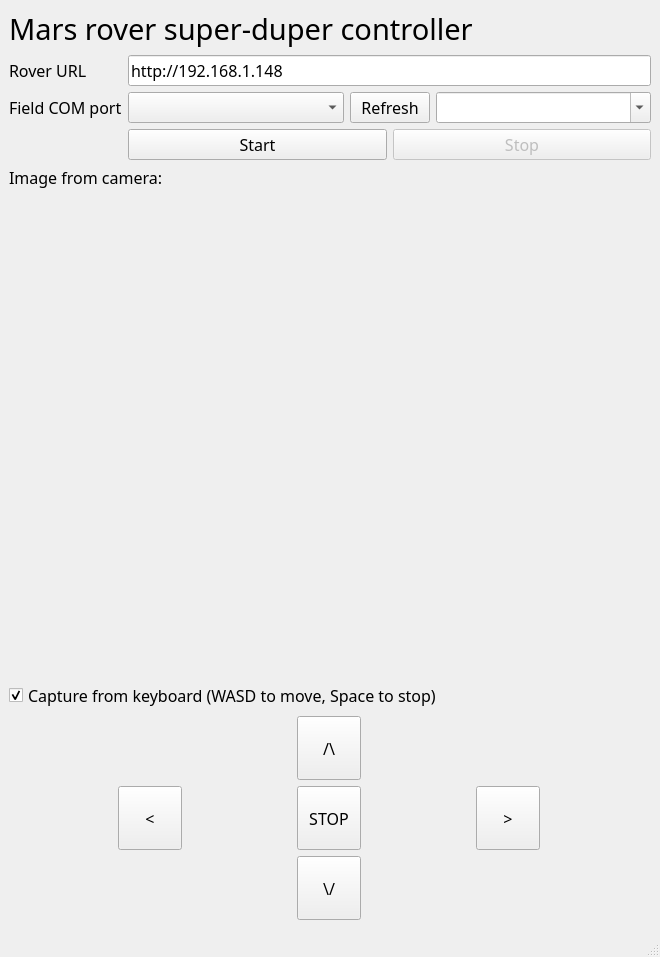
<?xml version="1.0" encoding="UTF-8"?>
<ui version="4.0">
 <class>MainWindow</class>
 <widget class="QMainWindow" name="MainWindow">
  <property name="geometry">
   <rect>
    <x>0</x>
    <y>0</y>
    <width>660</width>
    <height>956</height>
   </rect>
  </property>
  <property name="font">
   <font>
    <family>Calibri Light</family>
    <pointsize>12</pointsize>
   </font>
  </property>
  <property name="windowTitle">
   <string>Mars rover super-duper controller</string>
  </property>
  <widget class="QWidget" name="centralwidget">
   <layout class="QVBoxLayout" name="verticalLayout_2">
    <item>
     <widget class="QLabel" name="label">
      <property name="font">
       <font>
        <pointsize>22</pointsize>
       </font>
      </property>
      <property name="text">
       <string>Mars rover super-duper controller</string>
      </property>
     </widget>
    </item>
    <item>
     <layout class="QGridLayout" name="gridLayout">
      <item row="0" column="0">
       <widget class="QLabel" name="label_2">
        <property name="text">
         <string>Rover URL</string>
        </property>
       </widget>
      </item>
      <item row="0" column="1">
       <widget class="QLineEdit" name="line_ip">
        <property name="text">
         <string>http://192.168.1.148</string>
        </property>
       </widget>
      </item>
      <item row="1" column="0">
       <widget class="QLabel" name="label_3">
        <property name="text">
         <string>Field COM port</string>
        </property>
       </widget>
      </item>
      <item row="1" column="1">
       <layout class="QHBoxLayout" name="horizontalLayout">
        <item>
         <widget class="QComboBox" name="combo_field_port"/>
        </item>
        <item>
         <widget class="QPushButton" name="btn_refresh_ports">
          <property name="sizePolicy">
           <sizepolicy hsizetype="Fixed" vsizetype="Fixed">
            <horstretch>0</horstretch>
            <verstretch>0</verstretch>
           </sizepolicy>
          </property>
          <property name="text">
           <string>Refresh</string>
          </property>
         </widget>
        </item>
        <item>
         <widget class="QComboBox" name="combo_field_baud">
          <property name="editable">
           <bool>true</bool>
          </property>
         </widget>
        </item>
       </layout>
      </item>
      <item row="2" column="1">
       <layout class="QHBoxLayout" name="horizontalLayout_2">
        <item>
         <widget class="QPushButton" name="btn_start">
          <property name="text">
           <string>Start</string>
          </property>
         </widget>
        </item>
        <item>
         <widget class="QPushButton" name="btn_stop">
          <property name="enabled">
           <bool>false</bool>
          </property>
          <property name="text">
           <string>Stop</string>
          </property>
         </widget>
        </item>
       </layout>
      </item>
     </layout>
    </item>
    <item>
     <layout class="QVBoxLayout" name="verticalLayout">
      <item>
       <widget class="QLabel" name="label_7">
        <property name="text">
         <string>Image from camera:</string>
        </property>
       </widget>
      </item>
      <item>
       <widget class="QLabel" name="rover_image">
        <property name="minimumSize">
         <size>
          <width>640</width>
          <height>480</height>
         </size>
        </property>
        <property name="maximumSize">
         <size>
          <width>640</width>
          <height>480</height>
         </size>
        </property>
        <property name="text">
         <string/>
        </property>
       </widget>
      </item>
     </layout>
    </item>
    <item>
     <widget class="QCheckBox" name="checkbox_keyboard">
      <property name="text">
       <string>Capture from keyboard (WASD to move, Space to stop)</string>
      </property>
      <property name="checked">
       <bool>true</bool>
      </property>
     </widget>
    </item>
    <item>
     <layout class="QGridLayout" name="gridLayout_2">
      <item row="0" column="1">
       <widget class="QPushButton" name="btn_move_forward">
        <property name="minimumSize">
         <size>
          <width>64</width>
          <height>64</height>
         </size>
        </property>
        <property name="maximumSize">
         <size>
          <width>64</width>
          <height>64</height>
         </size>
        </property>
        <property name="text">
         <string>/\</string>
        </property>
       </widget>
      </item>
      <item row="2" column="1">
       <widget class="QPushButton" name="btn_move_backward">
        <property name="minimumSize">
         <size>
          <width>64</width>
          <height>64</height>
         </size>
        </property>
        <property name="maximumSize">
         <size>
          <width>64</width>
          <height>64</height>
         </size>
        </property>
        <property name="text">
         <string>\/</string>
        </property>
       </widget>
      </item>
      <item row="1" column="1">
       <widget class="QPushButton" name="btn_move_stop">
        <property name="minimumSize">
         <size>
          <width>64</width>
          <height>64</height>
         </size>
        </property>
        <property name="maximumSize">
         <size>
          <width>64</width>
          <height>64</height>
         </size>
        </property>
        <property name="text">
         <string>STOP</string>
        </property>
       </widget>
      </item>
      <item row="1" column="2">
       <widget class="QPushButton" name="btn_move_right">
        <property name="minimumSize">
         <size>
          <width>64</width>
          <height>64</height>
         </size>
        </property>
        <property name="maximumSize">
         <size>
          <width>64</width>
          <height>64</height>
         </size>
        </property>
        <property name="text">
         <string>&gt;</string>
        </property>
       </widget>
      </item>
      <item row="1" column="0">
       <widget class="QPushButton" name="btn_move_left">
        <property name="minimumSize">
         <size>
          <width>64</width>
          <height>64</height>
         </size>
        </property>
        <property name="maximumSize">
         <size>
          <width>64</width>
          <height>64</height>
         </size>
        </property>
        <property name="text">
         <string>&lt;</string>
        </property>
       </widget>
      </item>
     </layout>
    </item>
   </layout>
  </widget>
  <widget class="QMenuBar" name="menubar">
   <property name="geometry">
    <rect>
     <x>0</x>
     <y>0</y>
     <width>660</width>
     <height>21</height>
    </rect>
   </property>
  </widget>
  <widget class="QStatusBar" name="statusbar"/>
 </widget>
 <resources/>
 <connections/>
</ui>
